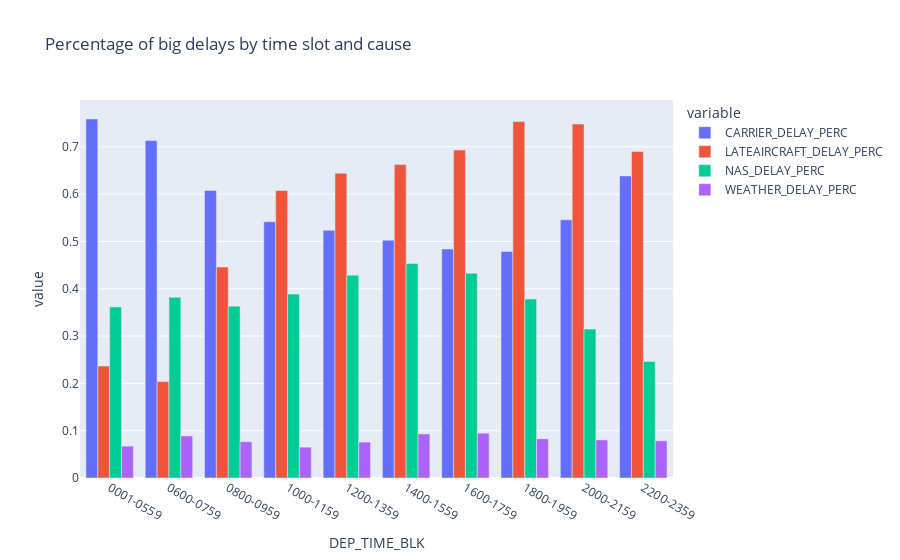

Notebook code for this chart:
### Code cell
time_la_delay = df.groupby(['DEP_TIME_BLK','SIZE_DELAY']) \
        .LATE_AIRCRAFT_DELAY.value_counts(normalize=True).rename('LATEAIRCRAFT_DELAY_PERC') \
        .reset_index() \
        .query("LATE_AIRCRAFT_DELAY == 1").drop(columns='LATE_AIRCRAFT_DELAY') \
        .query("SIZE_DELAY == 'BIG_DELAY'")

time_carrier_delay = df.groupby(['DEP_TIME_BLK','SIZE_DELAY']) \
        .CARRIER_DELAY.value_counts(normalize=True).rename('CARRIER_DELAY_PERC') \
        .reset_index() \
        .query("CARRIER_DELAY == 1").drop(columns='CARRIER_DELAY') \
        .query("SIZE_DELAY == 'BIG_DELAY'")

time_nas_delay = df.groupby(['DEP_TIME_BLK','SIZE_DELAY']) \
        .NAS_DELAY.value_counts(normalize=True).rename('NAS_DELAY_PERC') \
        .reset_index() \
        .query("NAS_DELAY == 1").drop(columns='NAS_DELAY') \
        .query("SIZE_DELAY == 'BIG_DELAY'")
        
time_weather_delay = df.groupby(['DEP_TIME_BLK','SIZE_DELAY']) \
        .WEATHER_DELAY.value_counts(normalize=True).rename('WEATHER_DELAY_PERC') \
        .reset_index() \
        .query("WEATHER_DELAY == 1").drop(columns='WEATHER_DELAY') \
        .query("SIZE_DELAY == 'BIG_DELAY'")

time_concurrent_flights = df.groupby(['DEP_TIME_BLK']).CONCURRENT_FLIGHTS.mean().reset_index()

# plot 

fig = px.bar(
    time_carrier_delay.merge(time_la_delay, how='inner').merge(time_nas_delay, how='inner').merge(time_weather_delay), 
    x="DEP_TIME_BLK", y=["CARRIER_DELAY_PERC", "LATEAIRCRAFT_DELAY_PERC", 'NAS_DELAY_PERC', 'WEATHER_DELAY_PERC'], 
    title="Percentage of big delays by time slot and cause")
    
fig.update_layout(barmode='group')
fig.show()

fig.update_layout({
'plot_bgcolor': 'rgba(0, 0, 0, 0)',
'paper_bgcolor': 'rgba(0, 0, 0, 0)',
})
fig.write_image("images/fig8.png", scale=2)

### Figure 1 — Plotly figure (JSON) as saved in the notebook; plotly's stock layout.template omitted (floating-point values rounded to 4 significant figures)
{"data": [{"alignmentgroup": "True", "hovertemplate": "variable=CARRIER_DELAY_PERC<br>DEP_TIME_BLK=%{x}<br>value=%{y}<extra></extra>", "legendgroup": "CARRIER_DELAY_PERC", "marker": {"color": "#636efa", "pattern": {"shape": ""}}, "name": "CARRIER_DELAY_PERC", "offsetgroup": "CARRIER_DELAY_PERC", "orientation": "v", "showlegend": true, "textposition": "auto", "type": "bar", "x": ["0001-0559", "0600-0759", "0800-0959", "1000-1159", "1200-1359", "1400-1559", "1600-1759", "1800-1959", "2000-2159", "2200-2359"], "xaxis": "x", "y": [0.7591, 0.7131, 0.608, 0.5419, 0.5236, 0.5026, 0.484, 0.479, 0.5456, 0.6385], "yaxis": "y"}, {"alignmentgroup": "True", "hovertemplate": "variable=LATEAIRCRAFT_DELAY_PERC<br>DEP_TIME_BLK=%{x}<br>value=%{y}<extra></extra>", "legendgroup": "LATEAIRCRAFT_DELAY_PERC", "marker": {"color": "#EF553B", "pattern": {"shape": ""}}, "name": "LATEAIRCRAFT_DELAY_PERC", "offsetgroup": "LATEAIRCRAFT_DELAY_PERC", "orientation": "v", "showlegend": true, "textposition": "auto", "type": "bar", "x": ["0001-0559", "0600-0759", "0800-0959", "1000-1159", "1200-1359", "1400-1559", "1600-1759", "1800-1959", "2000-2159", "2200-2359"], "xaxis": "x", "y": [0.2367, 0.2037, 0.4459, 0.6076, 0.6443, 0.6624, 0.6932, 0.7534, 0.7482, 0.6902], "yaxis": "y"}, {"alignmentgroup": "True", "hovertemplate": "variable=NAS_DELAY_PERC<br>DEP_TIME_BLK=%{x}<br>value=%{y}<extra></extra>", "legendgroup": "NAS_DELAY_PERC", "marker": {"color": "#00cc96", "pattern": {"shape": ""}}, "name": "NAS_DELAY_PERC", "offsetgroup": "NAS_DELAY_PERC", "orientation": "v", "showlegend": true, "textposition": "auto", "type": "bar", "x": ["0001-0559", "0600-0759", "0800-0959", "1000-1159", "1200-1359", "1400-1559", "1600-1759", "1800-1959", "2000-2159", "2200-2359"], "xaxis": "x", "y": [0.3615, 0.382, 0.3632, 0.3888, 0.4287, 0.4535, 0.4328, 0.3784, 0.3147, 0.2465], "yaxis": "y"}, {"alignmentgroup": "True", "hovertemplate": "variable=WEATHER_DELAY_PERC<br>DEP_TIME_BLK=%{x}<br>value=%{y}<extra></extra>", "legendgroup": "WEATHER_DELAY_PERC", "marker": {"color": "#ab63fa", "pattern": {"shape": ""}}, "name": "WEATHER_DELAY_PERC", "offsetgroup": "WEATHER_DELAY_PERC", "orientation": "v", "showlegend": true, "textposition": "auto", "type": "bar", "x": ["0001-0559", "0600-0759", "0800-0959", "1000-1159", "1200-1359", "1400-1559", "1600-1759", "1800-1959", "2000-2159", "2200-2359"], "xaxis": "x", "y": [0.06742, 0.08894, 0.07667, 0.06523, 0.07594, 0.09318, 0.09481, 0.08289, 0.08046, 0.07862], "yaxis": "y"}], "layout": {"barmode": "group", "legend": {"title": {"text": "variable"}, "tracegroupgap": 0}, "title": {"text": "Percentage of big delays by time slot and cause"}, "xaxis": {"anchor": "y", "domain": [0, 1], "title": {"text": "DEP_TIME_BLK"}}, "yaxis": {"anchor": "x", "domain": [0, 1], "title": {"text": "value"}}}}
